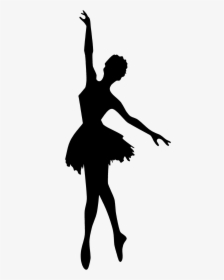
#> input picture bailarina.png, 224 x 280 px
$ python morfo.py
#> lines starting #> are read from the running program, lines starting #| are printed output that depends on the picture; after the words box and inside, x2 and y2 are one past the last pixel; in counts of white or black regions, pixels touching at a corner belong together
import cv2
import numpy as np

# ---------- FUNCION PARA OBTENER ESQUELETO ----------
def obtener_esqueleto(imagen_binaria):

    size = np.size(imagen_binaria)
    skel = np.zeros(imagen_binaria.shape, np.uint8)

    element = cv2.getStructuringElement(cv2.MORPH_CROSS,(3,3))
    done = False

    while not done:

        eroded = cv2.erode(imagen_binaria, element)
        temp = cv2.dilate(eroded, element)
        temp = cv2.subtract(imagen_binaria, temp)
        skel = cv2.bitwise_or(skel, temp)
        imagen_binaria = eroded.copy()

        zeros = size - cv2.countNonZero(imagen_binaria)

        if zeros == size:
            done = True

    return skel


# ---------- PROCESAR IMAGEN BAILARINA ----------

img_bailarina = cv2.imread("bailarina.png", cv2.IMREAD_GRAYSCALE)
#> img_bailarina is the input picture: shape (280, 224); min 0, max 248, mean 219.3

# mejorar contraste
img_bailarina = cv2.equalizeHist(img_bailarina)

# binarizar
_, bin_bailarina = cv2.threshold(img_bailarina,0,255,cv2.THRESH_BINARY_INV + cv2.THRESH_OTSU)
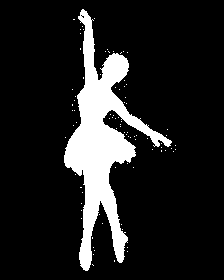
#> bin_bailarina: shape (280, 224); 13.3% white; 85 white regions (84 under 20 px), largest, box (x1, y1, x2, y2) and area: (64, 9, 172, 271) 8245

# limpiar ruido
kernel = np.ones((3,3),np.uint8)
bin_bailarina = cv2.morphologyEx(bin_bailarina, cv2.MORPH_OPEN, kernel)
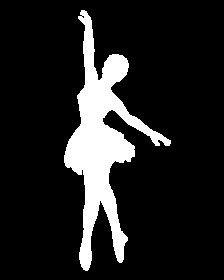
#> bin_bailarina: shape (280, 224); 13.1% white; 1 white region, box (x1, y1, x2, y2) and area: (64, 10, 171, 271) 8187

# obtener esqueleto
skel_bailarina = obtener_esqueleto(bin_bailarina)
#> in obtener_esqueleto, `size = np.size(imagen_binaria)`: size = 62720
#> the loop in obtener_esqueleto, `while not done: ` made 31 passes
#> zeros on passes 1 to 12: 55436, 56317, 57185, 58009, 58753, 59326, 59776, 60160, 60499, 60806, 61083, 61327
#> pass 1, in obtener_esqueleto, `temp = cv2.subtract(imagen_binaria, temp)`:
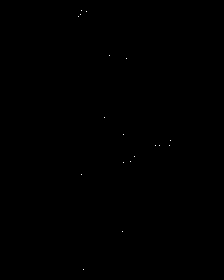
#> temp: shape (280, 224); 0.03% white in thin lines or dots, all inside (x1, y1, x2, y2) = (78, 10, 171, 270)
#> after the loop in obtener_esqueleto, `while not done:`: eroded: shape (280, 224); every value is 0
#> after the loop in obtener_esqueleto, `while not done:`:
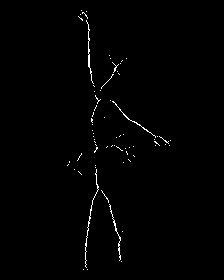
#> skel: shape (280, 224); 0.87% white in thin lines or dots, all inside (x1, y1, x2, y2) = (67, 10, 171, 270)

# ---------- PROCESAR IMAGEN BAILARINA ----------

img_bailarina = cv2.imread("bailarina.png", cv2.IMREAD_GRAYSCALE)

# mejorar contraste
img_bailarina = cv2.equalizeHist(img_bailarina)

# suavizar para eliminar ruido
img_bailarina = cv2.GaussianBlur(img_bailarina, (5,5), 0)
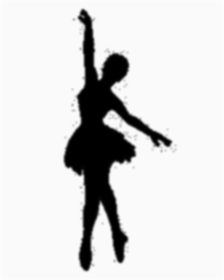
#> img_bailarina: shape (280, 224); min 0, max 253, mean 217.1

# binarización automática
_, bin_bailarina = cv2.threshold(img_bailarina, 0, 255, cv2.THRESH_BINARY_INV + cv2.THRESH_OTSU)
#> bin_bailarina: shape (280, 224); 13.2% white; 1 white region, box (x1, y1, x2, y2) and area: (64, 9, 172, 271) 8248

# kernel morfológico
kernel = np.ones((3,3), np.uint8)

# cerrar pequeñas separaciones en la silueta
bin_bailarina = cv2.morphologyEx(bin_bailarina, cv2.MORPH_CLOSE, kernel, iterations=2)
#> bin_bailarina: shape (280, 224); 13.3% white; 1 white region, box (x1, y1, x2, y2) and area: (64, 9, 172, 271) 8313

# eliminar ruido pequeño
bin_bailarina = cv2.morphologyEx(bin_bailarina, cv2.MORPH_OPEN, kernel, iterations=1)
#> bin_bailarina: shape (280, 224); 13.2% white; 1 white region, box (x1, y1, x2, y2) and area: (64, 10, 171, 271) 8301

# obtener esqueleto
skel_bailarina = obtener_esqueleto(bin_bailarina)
#> the loop in obtener_esqueleto (call 2), `while not done: ` made 31 passes
#> zeros on passes 1 to 12: 55274, 56117, 56949, 57764, 58517, 59094, 59533, 59918, 60264, 60594, 60908, 61189
#> pass 1, in obtener_esqueleto (call 2), `eroded = cv2.erode(imagen_binaria, element)`:
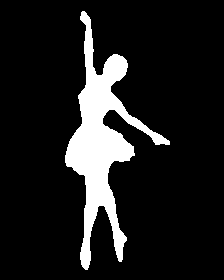
#> eroded: shape (280, 224); 11.9% white; 1 white region, box (x1, y1, x2, y2) and area: (65, 11, 170, 270) 7446
#> after the loop in obtener_esqueleto (call 2), `while not done:`:
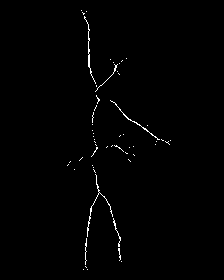
#> skel: shape (280, 224); 0.83% white in thin lines or dots, all inside (x1, y1, x2, y2) = (67, 10, 171, 270)


# ---------- MOSTRAR RESULTADOS ----------

cv2.imshow("Bailarina Original", img_bailarina)
cv2.imshow("Bailarina Binaria", bin_bailarina)
cv2.imshow("Esqueleto Bailarina", skel_bailarina)


cv2.waitKey(0)
cv2.destroyAllWindows()

$ run again, with mano.jpeg saved as bailarina.png
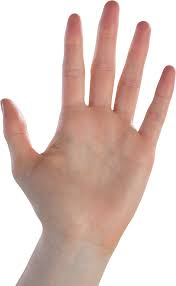
#> input picture mano.jpeg, 176 x 286 px
#> `bin_bailarina = cv2.morphologyEx(bin_bailarina, cv2.MORPH_OPEN, kernel)`:
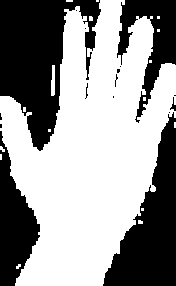
#> bin_bailarina: shape (286, 176); 59% white; 16 black regions (11 under 20 px), largest, box (x1, y1, x2, y2) and area: (0, 0, 101, 151) 8155, (103, 112, 176, 286) 6161, (0, 131, 40, 286) 3308, (117, 0, 176, 123) 2934, (170, 97, 176, 111) 33
#> size = 50336
#> the loop in obtener_esqueleto, `while not done: ` made 69 passes
#> zeros on passes 1 to 8: 22297, 23674, 24841, 25990, 27140, 28293, 29448, 30604
#> the loop in obtener_esqueleto (call 2), `while not done: ` made 69 passes
#> zeros on passes 1 to 8: 22258, 23238, 24197, 25144, 26088, 27030, 27975, 28921
#> after the loop in obtener_esqueleto (call 2), `while not done:`:
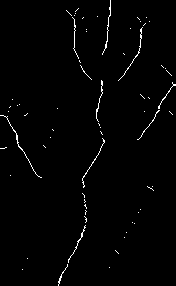
#> skel: shape (286, 176); 1.3% white in thin lines or dots
